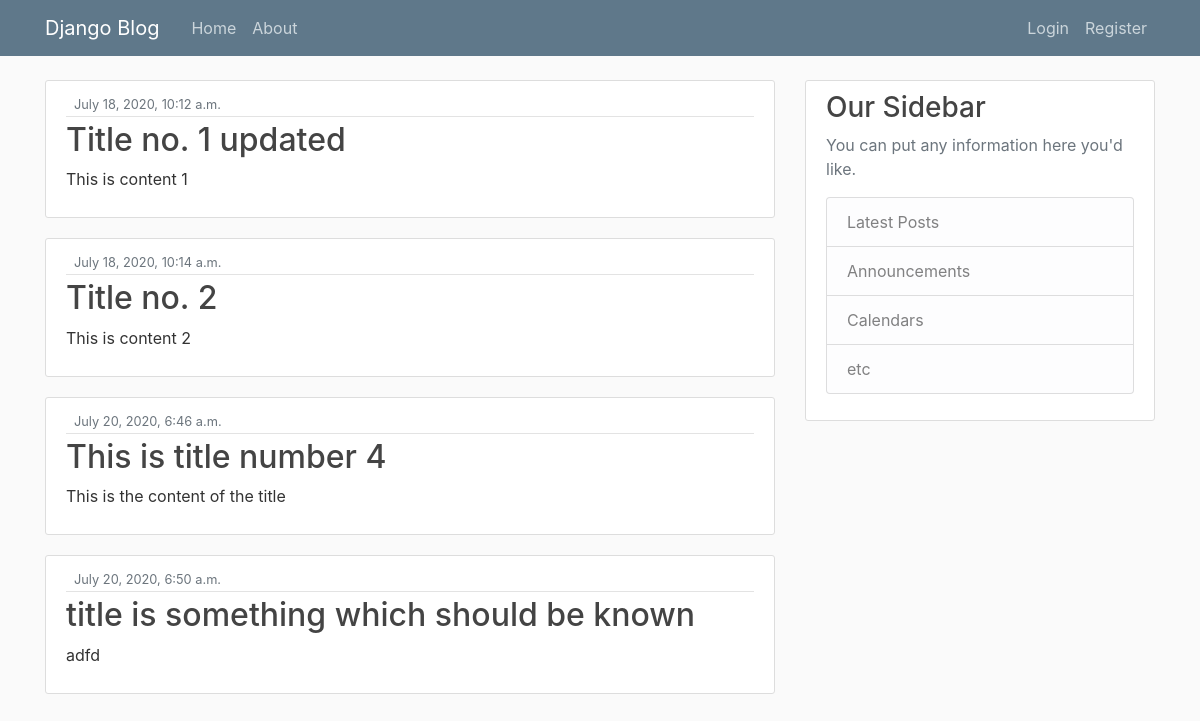
The page / on the database its author committed.
### blog/models.py (models this page shows, shortened)
class Post(models.Model):
    title = models.CharField(max_length=100)
    content = models.TextField()
    date_posted = models.DateTimeField(default=timezone.now)
    author = models.ForeignKey(User, on_delete=models.CASCADE)

### blog/views.py (the view)
# urls.py: path('', PostListView.as_view(), name='blog-home'),
class PostListView(ListView):
    model = Post
    template_name = 'blog/home.html'
    context_object_name = 'posts'

### blog/templates/blog/home.html (shortened to what this page needs)
{% extends 'blog/base.html' %}
{% block content %}
{% for post in posts %}
<article class="media content-section">
    <div class="media-body">
        <div class="article-metadata">
            <small class="text-muted" > {{post.date_posted}} </small>
        </div>
        <h2 class="article-title" > {{ post.title }} </h2>
        <p class="content-title" > {{ post.content }} </p>
    </div>
</article>
{% endfor %}
{% endblock %}

### blog/templates/blog/base.html (shortened to what this page needs)
{% load static %}
<!DOCTYPE html>
<html>
<head>
    <link rel="stylesheet" type="text/css" href="{% static 'blog/bootstrp.css' %}">
    <link rel="stylesheet" type="text/css" href="{% static 'blog/main.css' %}">
</head>
<body>
    <header class="site-header">
      <nav class="navbar navbar-expand-md navbar-dark bg-steel fixed-top">
        <div class="container">
          <a class="navbar-brand mr-4" href="{% url 'blog-home' %}">Django Blog</a>
          <div class="collapse navbar-collapse" id="navbarToggle">
            <div class="navbar-nav mr-auto">
              <a class="nav-item nav-link" href="{% url 'blog-home' %}">Home</a>
              <a class="nav-item nav-link" href="">About</a>
            </div>
            {% if user.is_authenticated %}
            <div class="navbar-nav">
              <a class="nav-item nav-link" href="{% url 'users-profile' %}">Account</a>
              <a class="nav-item nav-link" href="{% url 'users-logout' %}">Logout</a>
            </div>
            {% else %}
            <div class="navbar-nav">
              <a class="nav-item nav-link" href="{% url 'users-login' %}">Login</a>
              <a class="nav-item nav-link" href="{% url 'users-register' %}">Register</a>
            </div>
            {% endif %}
          </div>
        </div>
      </nav>
    </header>
    <main role="main" class="container">
      <div class="row">
        <div class="col-md-8">
          {% block content %}{% endblock %}
        </div>
        <div class="col-md-4">
          <div class="content-section">
            <h3>Our Sidebar</h3>
            <p class='text-muted'>You can put any information here you'd like.
              <ul class="list-group">
                <li class="list-group-item list-group-item-light">Latest Posts</li>
                <li class="list-group-item list-group-item-light">Announcements</li>
                <li class="list-group-item list-group-item-light">Calendars</li>
                <li class="list-group-item list-group-item-light">etc</li>
              </ul>
            </p>
          </div>
        </div>
      </div>
    </main>
</body>
</html>

### blog/static/blog/main.css (style rules this page uses)
body { background: #fafafa; color: #333333; margin-top: 5rem; }
h1, h2, h3, h4, h5, h6 { color: #444444; }
ul { margin: 0; }
.bg-steel { background-color: #5f788a; }
.site-header .navbar-nav .nav-link { color: #cbd5db; }
.content-section { background: #ffffff; padding: 10px 20px; border: 1px solid #dddddd; border-radius: 3px; margin-bottom: 20px; }
.article-title { color: #444444; }
.article-metadata { padding-bottom: 1px; margin-bottom: 4px; border-bottom: 1px solid #e3e3e3 }

### rows shown on the page
Post: date_posted "July 18, 2020, 10:12 a.m.", title "Title no. 1 updated", content "This is content 1"
Post: date_posted "July 18, 2020, 10:14 a.m.", title "Title no. 2", content "This is content 2"
Post: date_posted "July 20, 2020, 6:46 a.m.", title "This is title number 4", content "This is the content of the title"
Post: date_posted "July 20, 2020, 6:50 a.m.", title "title is something which should be known", content "adfd"
